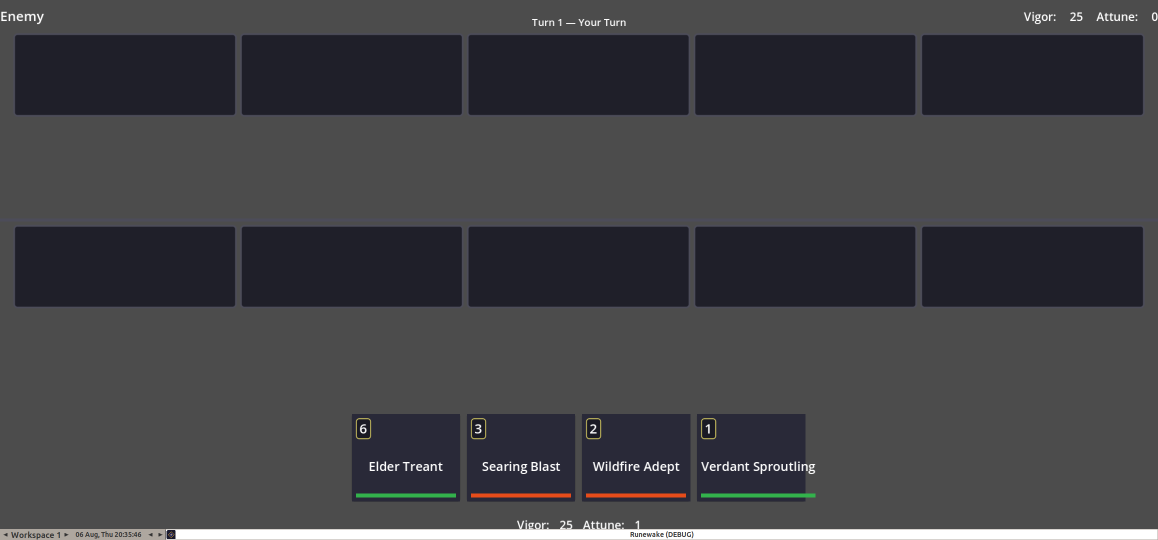
#> input picture check-2316x1080.png, 2316 x 1080 px (shown at 1/2 size)
$ python plate_rewards_medallions_103.py ../check-2316x1080.png ../check-2316x1080.png 1.0
#> lines starting #> are read from the running program, lines starting #| are printed output that depends on the picture
# FABLE-103: Daily Rewards - the red wax seals become the painting's own bronze Fehu medallion (rune of wealth),
# and the rune-cyan glow is eased back a little. Input: the installed RewardsScene_words plate.
import numpy as np, cv2, sys
from PIL import Image, ImageFilter
src, dst, k = sys.argv[1], sys.argv[2], float(sys.argv[3])
im = Image.open(src).convert('RGB'); a = np.array(im).astype(np.float32)
#> further down, im is the input picture: PIL image 2316x1080 RGB; mean R, G, B 65.3, 65.3, 68.9
# 1. ease the cyan: cyan pixels move part-way toward a dimmer, cooler grey of themselves
h = np.array(im.convert('HSV')).astype(np.float32)
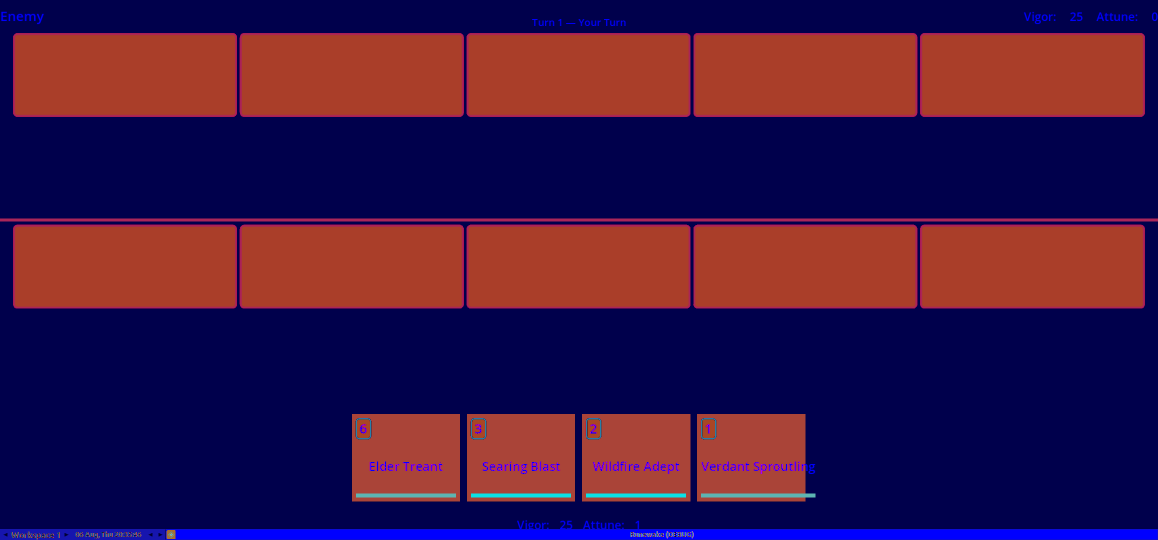
#> h: shape (1080, 2316, 3) float32 (shown at 1/2 size); mean R, G, B 61.9, 22.9, 70.9
hw = np.clip(1 - np.abs(h[...,0] - 125) / 30, 0, 1)
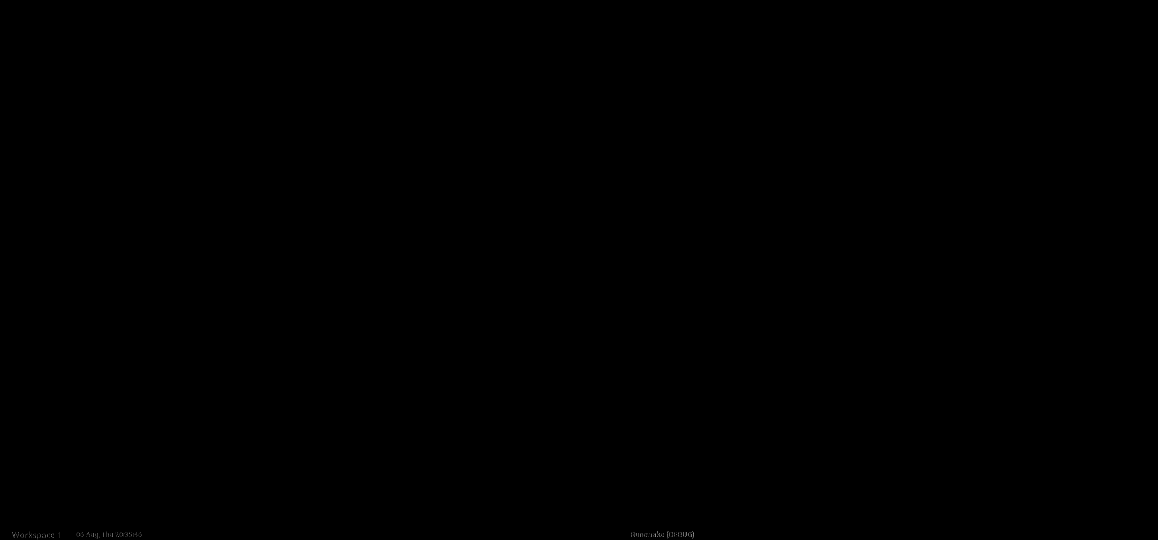
#> hw: shape (1080, 2316) float32 (shown at 1/2 size); min 0, max 1, mean 0.000144
w = hw * np.clip((h[...,1] / 255 - 0.20) / 0.35, 0, 1) * np.clip((h[...,2] / 255 - 0.15) / 0.25, 0, 1)
w = np.array(Image.fromarray((w * 255).astype(np.uint8)).filter(ImageFilter.GaussianBlur(1.2))).astype(np.float32) / 255
lum = (a * [0.3, 0.59, 0.11]).sum(2, keepdims=True)
target = np.concatenate([lum * 0.80, lum * 0.92, lum * 0.98], 2) * 0.85
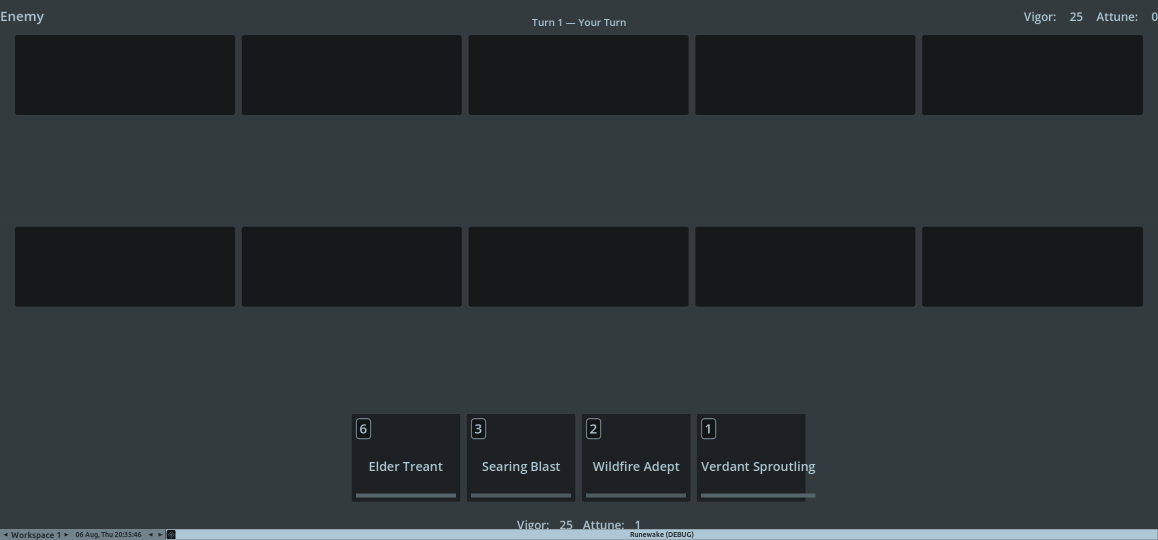
#> target: shape (1080, 2316, 3) float64 (shown at 1/2 size); mean R, G, B 44.7, 51.4, 54.7
a = a * (1 - k * w[..., None]) + target * (k * w[..., None])
img = np.clip(a, 0, 255).astype(np.uint8)
# 2. the medallion: the top-left corner's Fehu medallion, cut on a feathered circle
MX, MY, MR = 49, 48, 43
def medallion(r):
    m = Image.fromarray(img).crop((MX - MR, MY - MR, MX + MR, MY + MR)).resize((2 * r, 2 * r), Image.LANCZOS)
    yy, xx = np.mgrid[0:2 * r, 0:2 * r]; d = np.sqrt((xx - r + 0.5) ** 2 + (yy - r + 0.5) ** 2)
    alpha = np.clip((r - d) / 1.6, 0, 1)
    return np.array(m).astype(np.float32), alpha
seals = [(1243, 230), (853, 421), (853, 485), (853, 548), (853, 611), (1243, 613)]
out = img.copy()
for (sx, sy) in seals:
    x0, y0, x1, y1 = sx - 48, sy - 48, sx + 48, sy + 48
    win = out[y0:y1, x0:x1].astype(np.int32)
    R, G, B = win[..., 0], win[..., 1], win[..., 2]
    red = ((R > G * 1.45) & (R > B * 1.3) & (R > 55)).astype(np.uint8)
    n, lab, stats, cent = cv2.connectedComponentsWithStats(red, 8)
    if n < 2: print('no seal at', sx, sy); continue
    i = 1 + int(np.argmax(stats[1:, cv2.CC_STAT_AREA]))
    blob = (lab == i).astype(np.uint8)
    cx, cy = cent[i]; area = stats[i, cv2.CC_STAT_AREA]
    r = int(round(np.sqrt(area / np.pi) * 1.06))
    mask = np.zeros(out.shape[:2], np.uint8); mask[y0:y1, x0:x1] = cv2.dilate(blob * 255, np.ones((7, 7), np.uint8))
    out = cv2.inpaint(np.ascontiguousarray(out), mask, 7, cv2.INPAINT_TELEA)
    gx, gy = int(round(x0 + cx)), int(round(y0 + cy))
    med, al = medallion(r)
    # a soft shadow under it, then the medallion
    sh = np.zeros(out.shape[:2], np.float32); cv2.circle(sh, (gx + 2, gy + 3), r, 1.0, -1)
    sh = cv2.GaussianBlur(sh, (0, 0), 3) * 0.55
    o = out.astype(np.float32) * (1 - sh[..., None])
    ys, xs = slice(gy - r, gy + r), slice(gx - r, gx + r)
    o[ys, xs] = o[ys, xs] * (1 - al[..., None]) + med * al[..., None]
    out = np.clip(o, 0, 255).astype(np.uint8)
    print('seal', sx, sy, '->', gx, gy, 'r', r)
#> this loop made 6 passes
#> pass 1, `win = out[y0:y1, x0:x1].astype(np.int32)`:
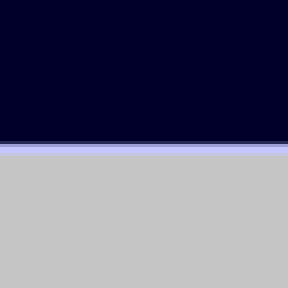
#> win: shape (96, 96, 3) int32 (shown 3 times larger); mean R, G, B 53.5, 53.5, 59; drawn with min black and max white
#> pass 1, `R, G, B = win[..., 0], win[..., 1], win[..., 2]`:
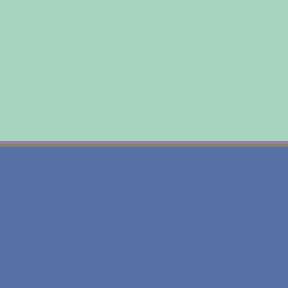
#> R: shape (96, 96) int32 (shown 3 times larger); 4 distinct labels, from 31 to 76; one colour per label, 0 black
#> pass 1, `R, G, B = win[..., 0], win[..., 1], win[..., 2]`:
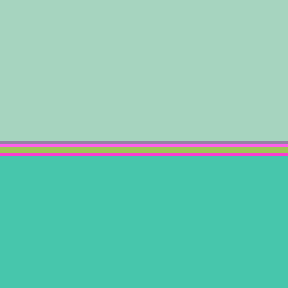
#> B: shape (96, 96) int32 (shown 3 times larger); 6 distinct labels, from 41 to 89; one colour per label, 0 black
Image.fromarray(out).save(dst)
